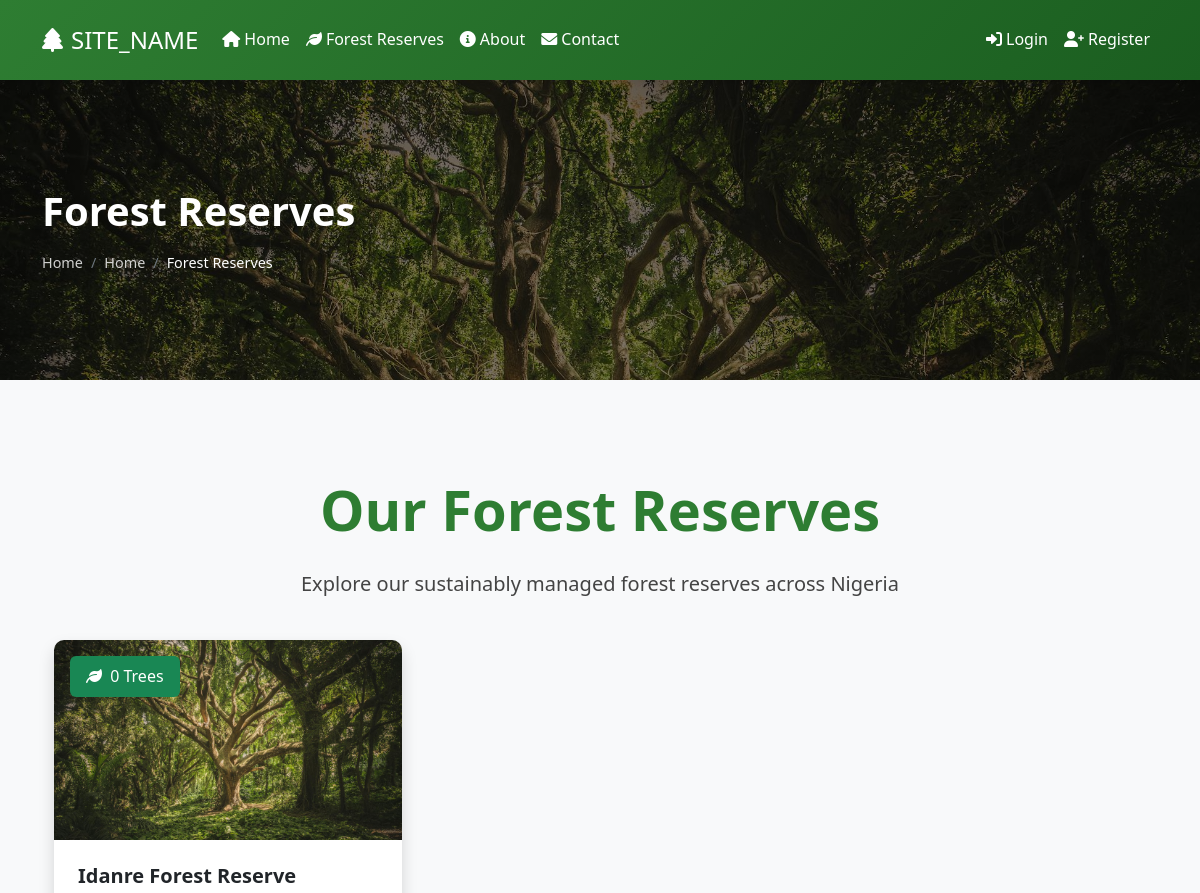
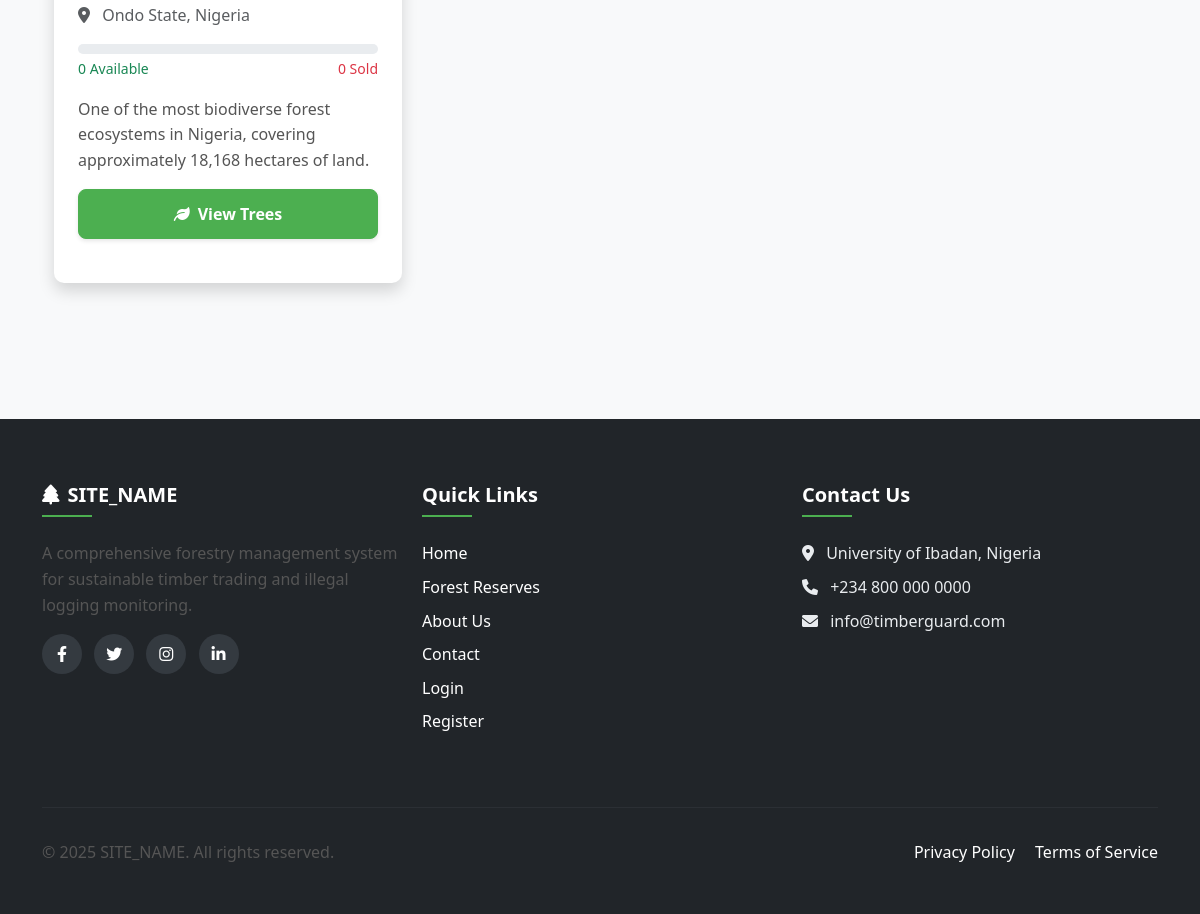
Page /reserve_list.php on the committed database (2 pictures, top to bottom).
### tables this page shows
CREATE TABLE forest_reserves (
    id INT AUTO_INCREMENT PRIMARY KEY,
    reserve_name VARCHAR(100) NOT NULL,
    location VARCHAR(255) NOT NULL,
    description TEXT,
    created_at TIMESTAMP DEFAULT CURRENT_TIMESTAMP,
    INDEX idx_location (location)
);

### includes/auth.php (called while the page is built, shortened)
<?php
function is_logged_in() {
    return isset($_SESSION['user_id']) && !empty($_SESSION['user_id']);
}
?>

### reserve_list.php (the view, shortened to what this page needs)
<?php
require_once 'includes/auth.php';
$page_title = "Forest Reserves";
$breadcrumb = [
    ['title' => 'Home', 'url' => 'index.php', 'active' => false],
    ['title' => 'Forest Reserves', 'url' => '', 'active' => true]
];
global $conn;
$sql = "SELECT * FROM forest_reserves ORDER BY reserve_name";
$reserves = $conn->query($sql);
$tree_counts = [];
?>
<?php include 'includes/header.php'; ?>
<div class="container py-5">
    <div class="row mb-4">
        <div class="col-md-12 text-center">
            <h1 class="display-4 fw-bold mb-4">Our Forest Reserves</h1>
            <p class="lead">Explore our sustainably managed forest reserves across Nigeria</p>
        </div>
    </div>
    <?php if ($reserves->num_rows > 0): ?>
        <div class="row">
            <?php while ($reserve = $reserves->fetch_assoc()): ?>
                <?php
                $count = $tree_counts[$reserve['id']] ?? ['available' => 0, 'sold' => 0, 'total' => 0];
                ?>
                <div class="col-md-6 col-lg-4 mb-4">
                    <div class="card h-100 shadow">
                        <div class="position-relative">
                            <img src="<?php echo BASE_URL; ?>assets/img/placeholder/forest.jpg" class="card-img-top" alt="<?php echo $reserve['reserve_name']; ?>" style="height: 200px; object-fit: cover;">
                            <div class="position-absolute top-0 start-0 bg-success text-white px-3 py-2 m-3 rounded">
                                <i class="fas fa-leaf me-1"></i> <?php echo $count['available']; ?> Trees
                            </div>
                        </div>
                        <div class="card-body">
                            <h5 class="card-title"><?php echo $reserve['reserve_name']; ?></h5>
                            <p class="card-text text-muted"><i class="fas fa-map-marker-alt me-2"></i> <?php echo $reserve['location']; ?></p>
                            <div class="mb-3">
                                <div class="progress" style="height: 10px;">
                                </div>
                                <div class="d-flex justify-content-between mt-1">
                                    <small class="text-success"><?php echo $count['available']; ?> Available</small>
                                    <small class="text-danger"><?php echo $count['sold']; ?> Sold</small>
                                </div>
                            </div>
                            <p class="card-text"><?php echo substr($reserve['description'], 0, 120) . (strlen($reserve['description']) > 120 ? '...' : ''); ?></p>
                            <a href="reserve.php?id=<?php echo $reserve['id']; ?>" class="btn btn-success w-100">
                                <i class="fas fa-leaf me-2"></i>View Trees
                            </a>
                        </div>
                    </div>
                </div>
            <?php endwhile; ?>
        </div>
    <?php endif; ?>
</div>
<?php include 'includes/footer.php'; ?>

### includes/header.php (shortened to what this page needs)
<?php
require_once 'auth.php';
?>
<!DOCTYPE html>
<html lang="en">
<head>
    <link href="<?php echo BASE_URL; ?>assets/css/bootstrap.min.css" rel="stylesheet">
    <link href="<?php echo BASE_URL; ?>assets/css/style.css" rel="stylesheet">
    <link rel="stylesheet" href="https://cdnjs.cloudflare.com/ajax/libs/font-awesome/6.0.0/css/all.min.css">
</head>
<body>
    <nav class="navbar navbar-expand-lg navbar-dark">
        <div class="container">
            <a class="navbar-brand" href="<?php echo BASE_URL; ?>index.php">
                <i class="fas fa-tree me-2"></i><?php echo SITE_NAME; ?>
            </a>
            <div class="collapse navbar-collapse" id="navbarNav">
                <ul class="navbar-nav me-auto">
                    <li class="nav-item">
                        <a class="nav-link" href="<?php echo BASE_URL; ?>index.php"><i class="fas fa-home me-1"></i>Home</a>
                    </li>
                    <li class="nav-item">
                        <a class="nav-link" href="<?php echo BASE_URL; ?>reserve_list.php"><i class="fas fa-leaf me-1"></i>Forest Reserves</a>
                    </li>
                    <li class="nav-item">
                        <a class="nav-link" href="<?php echo BASE_URL; ?>about.php"><i class="fas fa-info-circle me-1"></i>About</a>
                    </li>
                    <li class="nav-item">
                        <a class="nav-link" href="<?php echo BASE_URL; ?>contact.php"><i class="fas fa-envelope me-1"></i>Contact</a>
                    </li>
                </ul>
                <ul class="navbar-nav">
                    <?php if (is_logged_in()): ?>
                        <li class="nav-item dropdown">
                            <a class="nav-link dropdown-toggle" href="#" id="navbarDropdown" role="button" data-bs-toggle="dropdown" aria-expanded="false">
                                <i class="fas fa-user me-1"></i><?php echo $_SESSION['name']; ?>
                            </a>
                            <ul class="dropdown-menu dropdown-menu-end">
                                <?php if (has_role('admin') || has_role('forest manager')): ?>
                                    <li><a class="dropdown-item" href="<?php echo BASE_URL; ?>admin/index.php"><i class="fas fa-cog me-2"></i>Admin Dashboard</a></li>
                                <?php else: ?>
                                    <li><a class="dropdown-item" href="<?php echo BASE_URL; ?>user/index.php"><i class="fas fa-user-circle me-2"></i>User Dashboard</a></li>
                                <?php endif; ?>
                                <li><a class="dropdown-item" href="<?php echo BASE_URL; ?>user/profile.php"><i class="fas fa-user-edit me-2"></i>Profile</a></li>
                                <li><a class="dropdown-item" href="<?php echo BASE_URL; ?>user/transactions.php"><i class="fas fa-receipt me-2"></i>Transactions</a></li>
                                <li><hr class="dropdown-divider"></li>
                                <li><a class="dropdown-item" href="<?php echo BASE_URL; ?>logout.php"><i class="fas fa-sign-out-alt me-2"></i>Logout</a></li>
                            </ul>
                        </li>
                    <?php else: ?>
                        <li class="nav-item">
                            <a class="nav-link" href="<?php echo BASE_URL; ?>login.php"><i class="fas fa-sign-in-alt me-1"></i>Login</a>
                        </li>
                        <li class="nav-item">
                            <a class="nav-link" href="<?php echo BASE_URL; ?>register.php"><i class="fas fa-user-plus me-1"></i>Register</a>
                        </li>
                    <?php endif; ?>
                </ul>
            </div>
        </div>
    </nav>
    <?php if (!isset($hide_banner) || !$hide_banner): ?>
    <section class="page-banner" style="background: linear-gradient(rgba(0,0,0,0.5), rgba(0,0,0,0.5)), url('<?php echo BASE_URL; ?>assets/img/placeholder/forest.jpg'); background-size: cover; height: 300px; display: flex; align-items: center; color: white;">
        <div class="container">
            <div class="row">
                <div class="col-md-12">
                    <h1><?php echo isset($page_title) ? $page_title : 'TimberGuard'; ?></h1>
                    <nav aria-label="breadcrumb">
                        <ol class="breadcrumb">
                            <li class="breadcrumb-item"><a href="<?php echo BASE_URL; ?>index.php" style="color: white;">Home</a></li>
                            <?php if (isset($breadcrumb)): ?>
                                <?php foreach ($breadcrumb as $item): ?>
                                    <li class="breadcrumb-item <?php echo $item['active'] ? 'active' : ''; ?>" aria-current="<?php echo $item['active'] ? 'page' : 'false'; ?>">
                                        <?php if ($item['active']): ?>
                                            <?php echo $item['title']; ?>
                                        <?php else: ?>
                                            <a href="<?php echo BASE_URL . $item['url']; ?>" style="color: white;"><?php echo $item['title']; ?></a>
                                        <?php endif; ?>
                                    </li>
                                <?php endforeach; ?>
                            <?php else: ?>
                                <li class="breadcrumb-item active" aria-current="page">
                                    <?php echo isset($page_title) ? $page_title : 'Page'; ?>
                                </li>
                            <?php endif; ?>
                        </ol>
                    </nav>
                </div>
            </div>
        </div>
    </section>
    <?php endif; ?>
    <main class="container my-5">

### includes/footer.php (shortened to what this page needs)
</main>
<footer class="footer">
    <div class="container">
        <div class="row">
            <div class="col-md-4 mb-4">
                <h5><i class="fas fa-tree me-2"></i><?php echo SITE_NAME; ?></h5>
                <p>A comprehensive forestry management system for sustainable timber trading and illegal logging monitoring.</p>
                <div class="social-icons mt-3">
                    <a href="#" class="text-white me-2"><i class="fab fa-facebook-f"></i></a>
                    <a href="#" class="text-white me-2"><i class="fab fa-twitter"></i></a>
                    <a href="#" class="text-white me-2"><i class="fab fa-instagram"></i></a>
                    <a href="#" class="text-white"><i class="fab fa-linkedin-in"></i></a>
                </div>
            </div>
            <div class="col-md-4 mb-4">
                <h5>Quick Links</h5>
                <ul class="list-unstyled">
                    <li class="mb-2"><a href="<?php echo BASE_URL; ?>index.php" class="text-white text-decoration-none">Home</a></li>
                    <li class="mb-2"><a href="<?php echo BASE_URL; ?>reserve_list.php" class="text-white text-decoration-none">Forest Reserves</a></li>
                    <li class="mb-2"><a href="<?php echo BASE_URL; ?>about.php" class="text-white text-decoration-none">About Us</a></li>
                    <li class="mb-2"><a href="<?php echo BASE_URL; ?>contact.php" class="text-white text-decoration-none">Contact</a></li>
                    <?php if (is_logged_in()): ?>
                        <li class="mb-2"><a href="<?php echo BASE_URL; ?>user/index.php" class="text-white text-decoration-none">User Dashboard</a></li>
                    <?php else: ?>
                        <li class="mb-2"><a href="<?php echo BASE_URL; ?>login.php" class="text-white text-decoration-none">Login</a></li>
                        <li class="mb-2"><a href="<?php echo BASE_URL; ?>register.php" class="text-white text-decoration-none">Register</a></li>
                    <?php endif; ?>
                </ul>
            </div>
            <div class="col-md-4">
                <h5>Contact Us</h5>
                <ul class="list-unstyled">
                    <li class="mb-2"><i class="fas fa-map-marker-alt me-2"></i> University of Ibadan, Nigeria</li>
                    <li class="mb-2"><i class="fas fa-phone me-2"></i> +234 800 000 0000</li>
                    <li class="mb-2"><i class="fas fa-envelope me-2"></i> info@timberguard.com</li>
                </ul>
            </div>
        </div>
        <hr class="bg-light">
        <div class="row">
            <div class="col-md-6 text-center text-md-start">
                <p>&copy; <?php echo date('Y'); ?> <?php echo SITE_NAME; ?>. All rights reserved.</p>
            </div>
            <div class="col-md-6 text-center text-md-end">
                <a href="#" class="text-white text-decoration-none me-3">Privacy Policy</a>
                <a href="#" class="text-white text-decoration-none">Terms of Service</a>
            </div>
        </div>
    </div>
</footer>
</body>
</html>

### assets/css/style.css (style rules this page uses)
* { margin: 0; padding: 0; box-sizing: border-box; }
body { font-family: 'Segoe UI', Tahoma, Geneva, Verdana, sans-serif; line-height: 1.6; color: #333; background-color: #f8f9fa; }
a { text-decoration: none; transition: all 0.3s ease; }
img { max-width: 100%; height: auto; }
h1, h2, h3, h4, h5, h6 { font-weight: 700; line-height: 1.2; margin-bottom: 1rem; color: #2e7d32; }
h1 { font-size: 2.5rem; }
h5 { font-size: 1.25rem; }
p { margin-bottom: 1rem; color: #555; }
.lead { font-size: 1.25rem; font-weight: 500; color: #444; }
.btn { border-radius: 8px; font-weight: 600; padding: 0.75rem 1.5rem; transition: all 0.3s ease; box-shadow: 0 2px 4px rgba(0,0,0,0.1); }
.btn-success { background-color: #4caf50 !important; border-color: #4caf50 !important; }
.card { border: none; border-radius: 12px; overflow: hidden; box-shadow: 0 4px 20px rgba(0,0,0,0.1); transition: all 0.3s ease; margin-bottom: 2rem; }
.card-body { padding: 1.5rem; }
.navbar { padding: 1rem 0; box-shadow: 0 2px 10px rgba(0,0,0,0.1); }
.navbar-brand { font-size: 1.5rem; font-weight: 700; }
.nav-link { font-weight: 500; padding: 0.5rem 1rem; position: relative; }
.breadcrumb { background-color: transparent; padding: 0; margin: 0; }
.breadcrumb-item { font-size: 0.9rem; }
.breadcrumb-item + .breadcrumb-item::before { color: #6c757d; }
.breadcrumb-item.active { color: #6c757d; }
.page-banner { background: linear-gradient(rgba(0,0,0,0.6), rgba(0,0,0,0.6)), url('../img/forest-banner.jpg'); background-size: cover; background-position: center; min-height: 300px; display: flex; align-items: center; color: white; margin-bottom: 2rem; }
.page-banner h1 { color: white; font-size: 2.5rem; }
.breadcrumb a { color: rgba(255,255,255,0.8) !important; }
.breadcrumb .breadcrumb-item.active { color: white !important; }
.footer { background-color: #212529; color: #e9ecef; padding: 4rem 0 2rem; margin-top: 4rem; }
.footer h5 { color: white; margin-bottom: 1.5rem; position: relative; padding-bottom: 10px; }
.footer h5::after { content: ''; position: absolute; bottom: 0; left: 0; width: 50px; height: 2px; background-color: #4caf50; }
.footer a { color: #adb5bd; transition: all 0.3s ease; }
.footer .social-icons a { width: 40px; height: 40px; display: inline-flex; align-items: center; justify-content: center; background-color: #343a40; border-radius: 50%; margin-right: 0.5rem; transition: all 0.3s ease; }
.footer hr { border-color: #495057; margin: 2rem 0; }
.progress { height: 12px; border-radius: 6px; overflow: hidden; background-color: #e9ecef; }

### rows in the picture
forest_reserves: id "0", reserve_name "Idanre Forest Reserve", location "Ondo State, Nigeria", description "One of the most biodiverse forest ecosystems in Nigeria, covering approximately 18,168 hectares of land."

### other values in the picture
SITE_NAME "SITE_NAME"
$page_title "Forest Reserves"
$item['title'] "Home"
$item['title'] "Forest Reserves"
